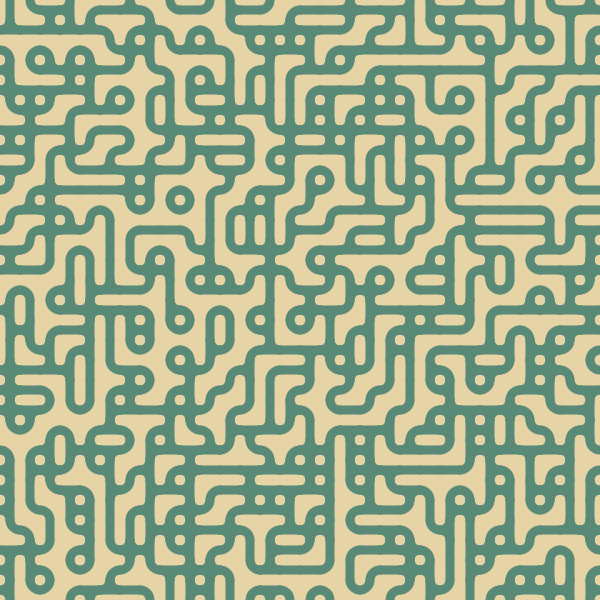
Frame 1 (no input)
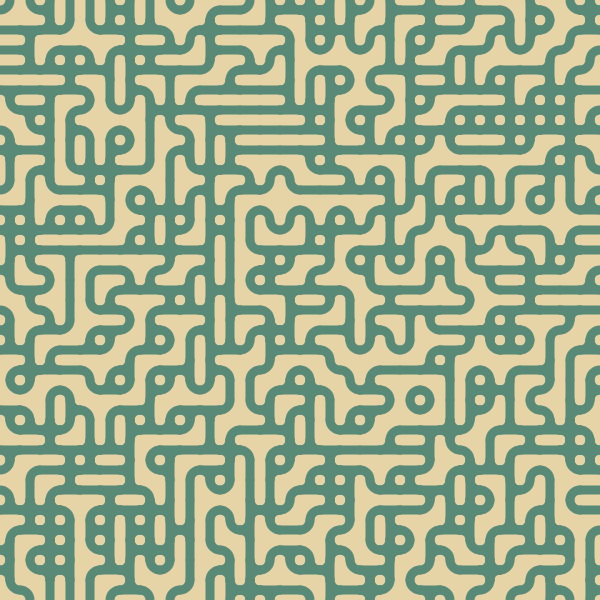
Frame 2 (the mouse pressed at the canvas centre, redrawn once)

The p5.js sketch that drew these frames (run headless with seeded random() and noise() and a simulated clock; the mouse was pressed at the canvas centre and the sketch redrawn once):

// p5.js sketch
// ── sketch.js
let board;
let board_width = 30;
let board_height = 30;
let draw_tiles = false; // Draw background tiles

function setup() {
  createCanvas(600, 600);
  smooth();
  board = new Array(board_height);
  for (let b = 0; b < board.length; b++) {
    board[b] = new Array(board_width);
  }
  for (let rows = 0; rows < board_height; rows++) {
    for (let cols = 0; cols < board_width; cols++) {
      board[cols][rows] = new Cell();
    }
  }
  noLoop();
}

function draw() {
  background(230, 212, 167);
  build_grid();
  print(board);
  draw_grid();
  /*
  for (let variable in window) {
    if (window.hasOwnProperty(variable)) {
      console.log(variable);
    }
  }
  */
  
}

function build_grid() {
  for (let rows = 0; rows < board_height; rows++) {
    for (let cols = 0; cols < board_width; cols++) {
      place_cell(cols, rows);
    }
  }
}

function place_cell(x, y) {
  let numExits = 0;
  while (numExits < 2) {
    board[y][x].t = board[y][x].r = board[y][x].b = board[y][x].l = -1;

    if (x > 0) {
      board[y][x].l = board[y][x - 1].r;
    }
    if (y > 0) {
      board[y][x].t = board[y - 1][x].b;
    }

    if (board[y][x].t < 0) board[y][x].t = random(100) > 50 ? 1 : 0;
    if (board[y][x].r < 0) board[y][x].r = random(100) > 50 ? 1 : 0;
    if (board[y][x].b < 0) board[y][x].b = random(100) > 50 ? 1 : 0;
    if (board[y][x].l < 0) board[y][x].l = random(100) > 50 ? 1 : 0;
    numExits = board[y][x].t + board[y][x].r + board[y][x].b + board[y][x].l;
  }
}

function draw_grid() {
  let cwid = (width * 1.0) / board_width;
  let chgt = (height * 1.0) / board_height;
  for (let y = 0; y < board_height; y++) {
    for (let x = 0; x < board_width; x++) {
      let lx = x * cwid;
      let hx = lx + cwid;
      let ly = y * chgt;
      let hy = ly + chgt;
      let mx = (lx + hx) / 2;
      let my = (ly + hy) / 2;
      noStroke();
      fill(130, 68, 54);
      if (draw_tiles) {
        if (board[y][x].t == 1) triangle(lx, ly, mx, my, hx, ly);
        if (board[y][x].r == 1) triangle(hx, ly, mx, my, hx, hy);
        if (board[y][x].b == 1) triangle(hx, hy, mx, my, lx, hy);
        if (board[y][x].l == 1) triangle(lx, hy, mx, my, lx, ly);
      }
      noFill();

      stroke(88, 138, 119);
      strokeWeight(9);
      if (board[y][x].t == 1 && board[y][x].r == 1) {
        arc(hx, ly, cwid, chgt, HALF_PI, PI);
      }
      if (board[y][x].r == 1 && board[y][x].b == 1) {
        arc(hx, hy, cwid, chgt, PI, 3 * HALF_PI);
      }
      if (board[y][x].b == 1 && board[y][x].l == 1) {
        arc(lx, hy, cwid, chgt, 3 * HALF_PI, TWO_PI);
      }
      if (board[y][x].l == 1 && board[y][x].t == 1) {
        arc(lx, ly, cwid, chgt, 0, HALF_PI);
      }
      if (board[y][x].t == 1 && board[y][x].b == 1) {
        line(mx, ly, mx, hy);
      }
      if (board[y][x].l == 1 && board[y][x].r == 1) {
        line(lx, my, hx, my);
      }
    }
  }
}

// ── Cell.js
class Cell {
  constructor() {
    // Holds top, right, bottom, and left states
    this.t = -1;
    this.r = -1;
    this.b = -1;
    this.l = -1;
  }
}
